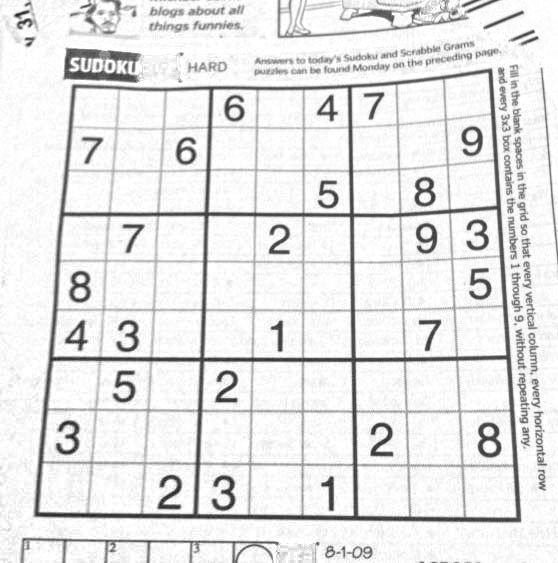
#> input picture grid.png, 558 x 563 px
$ python houghlines.py   (Python 2 division)
#> lines starting #> are read from the running program, lines starting #| are printed output that depends on the picture; after the words box and inside, x2 and y2 are one past the last pixel; in counts of white or black regions, pixels touching at a corner belong together
import cv2
import numpy as np
img = cv2.imread('grid.png')
#> img is the input picture: shape (563, 558, 3); min 27, max 255, mean 229.5
gray = cv2.cvtColor(img,cv2.COLOR_BGR2GRAY)
edges = cv2.Canny(gray,50,150,apertureSize = 3)
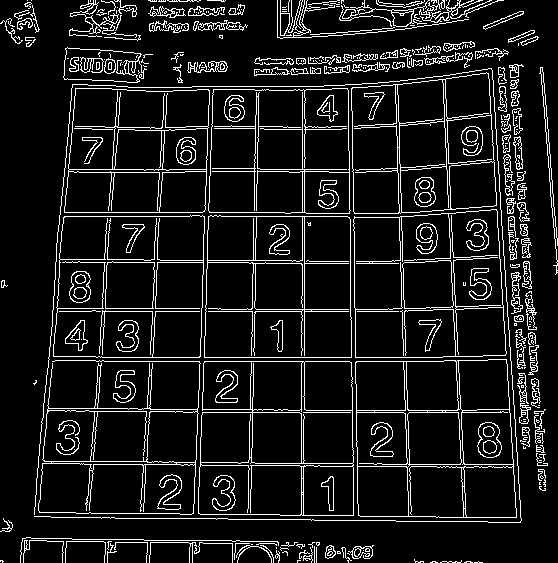
#> edges: shape (563, 558); 10.1% white in thin lines or dots
lines = cv2.HoughLines(edges,1,np.pi/180,200)
#> lines = 33 rows, first 8: [361, 1.57], [357, 1.57], [311, 1.57], [304, 0], [412, 1.57], [212, 0.0349], [257, 0.0175], [216, 0.0349]

for i in  range(0,lines.shape[0]):
    rho,theta = lines[i,0]
    a = np.cos(theta)
    b = np.sin(theta)
    x0 = a*rho
    y0 = b*rho
    x1 = int(x0 + 1000*(-b))
    y1 = int(y0 + 1000*(a))
    x2 = int(x0 - 1000*(-b))
    y2 = int(y0 - 1000*(a))
    print x1,y1,x2,y2
    cv2.line(img,(x1,y1),(x2,y2),(0,255,0))
#> this loop made 33 passes
#> (rho, theta, a, b, x0, y0, x1, y1) on passes 1 to 12: (361, 1.57, -4.37e-08, 1, -1.58e-05, 361, -1000, 360), (357, 1.57, -4.37e-08, 1, -1.56e-05, 357, -1000, 356), (311, 1.57, -4.37e-08, 1, -1.36e-05, 311, -1000, 310), (304, 0, 1, 0, 304, 0, 304, 1000), (412, 1.57, -4.37e-08, 1, -1.8e-05, 412, -1000, 411), (212, 0.0349, 0.999, 0.0349, 211.9, 7.4, 176, 1006), (257, 0.0175, 1, 0.0175, 257, 4.49, 239, 1004), (216, 0.0349, 0.999, 0.0349, 215.9, 7.54, 180, 1006), (216, 1.57, -4.37e-08, 1, -9.44e-06, 216, -1000, 215), (-349, 3.12, -1, 0.0175, 348.9, -6.09, 331, -1005), (212, 1.57, -4.37e-08, 1, -9.27e-06, 212, -1000, 211), (169, 1.57, -4.37e-08, 1, -7.39e-06, 169, -1000, 168)
#| -1000 360 999 361
#| -1000 356 999 357
#| -1000 310 999 311
#| 304 1000 304 -1000
#| -1000 411 999 412
#| 176 1006 246 -991
#| 239 1004 274 -995
#| 180 1006 250 -991
#> (further printed lines are left out)
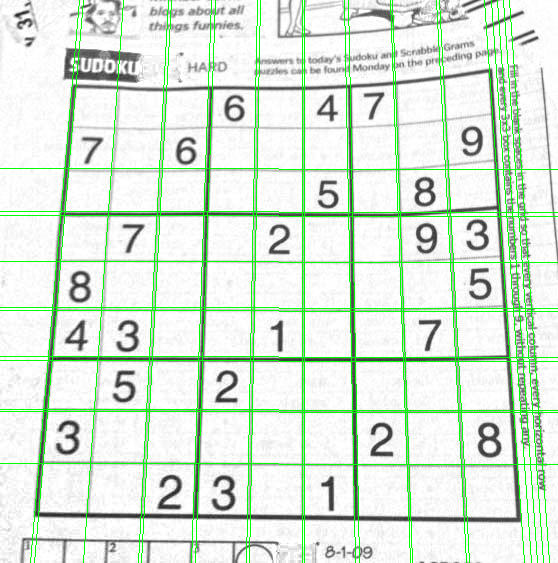
#> img: shape (563, 558, 3); 5.82% of pixels changed, all inside (x1, y1, x2, y2) = (0, 0, 558, 563)

# [10 lines of commented-out code are left out]
cv2.imshow('houghlines3.jpg',img)
cv2.waitKey(0)
